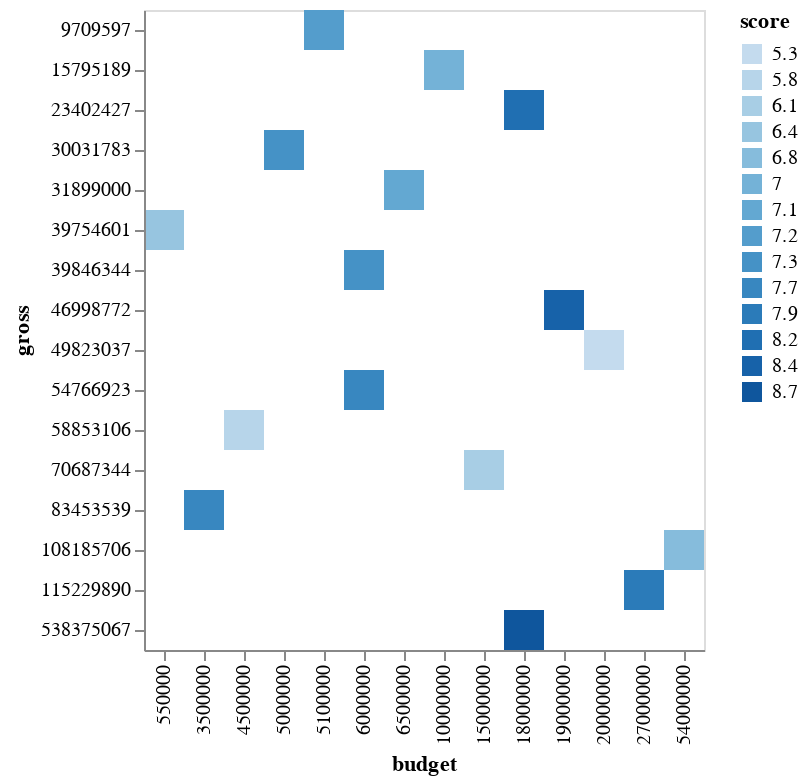

Source (notebook cell):
### Code cell
#D. A binned scatter plot or heat map that shows the three dimensions of information: 
#x-position: ordinal
#y-position: ordinal
#color: bin density 
alt.Chart(small).mark_rect().encode(
    x='budget:O',
    y='gross:O',
    color='score:O'
)

### Figure 1 — Vega-Lite specification as saved in the notebook (floating-point values rounded to 4 significant figures)
{"config": {"view": {"continuousWidth": 400, "continuousHeight": 300}}, "data": {"name": "data-7027655b5aaae4ff6529b879191db2af"}, "mark": "rect", "encoding": {"color": {"field": "score", "type": "ordinal"}, "x": {"field": "budget", "type": "ordinal"}, "y": {"field": "gross", "type": "ordinal"}}, "$schema": "https://vega.github.io/schema/vega-lite/v4.17.0.json", "datasets": {"data-7027655b5aaae4ff6529b879191db2af": [{"name": "The Shining", "rating": "R", "genre": "Drama", "year": 1980, "released": "June 13, 1980 (United States)", "score": 8.4, "votes": 927000.0, "director": "Stanley Kubrick", "writer": "Stephen King", "star": "Jack Nicholson", "country": "United Kingdom", "budget": 19000000.0, "gross": 47000000.0, "company": "Warner Bros.", "runtime": 146.0}, {"name": "The Blue Lagoon", "rating": "R", "genre": "Adventure", "year": 1980, "released": "July 2, 1980 (United States)", "score": 5.8, "votes": 65000.0, "director": "Randal Kleiser", "writer": "Henry De Vere Stacpoole", "star": "Brooke Shields", "country": "United States", "budget": 4500000.0, "gross": 58850000.0, "company": "Columbia Pictures", "runtime": 104.0}, {"name": "Star Wars: Episode V - The Empire Strikes Back", "rating": "PG", "genre": "Action", "year": 1980, "released": "June 20, 1980 (United States)", "score": 8.7, "votes": 1200000.0, "director": "Irvin Kershner", "writer": "Leigh Brackett", "star": "Mark Hamill", "country": "United States", "budget": 18000000.0, "gross": 538400000.0, "company": "Lucasfilm", "runtime": 124.0}, {"name": "Airplane!", "rating": "PG", "genre": "Comedy", "year": 1980, "released": "July 2, 1980 (United States)", "score": 7.7, "votes": 221000.0, "director": "Jim Abrahams", "writer": "Jim Abrahams", "star": "Robert Hays", "country": "United States", "budget": 3500000.0, "gross": 83450000.0, "company": "Paramount Pictures", "runtime": 88.0}, {"name": "Caddyshack", "rating": "R", "genre": "Comedy", "year": 1980, "released": "July 25, 1980 (United States)", "score": 7.3, "votes": 108000.0, "director": "Harold Ramis", "writer": "Brian Doyle-Murray", "star": "Chevy Chase", "country": "United States", "budget": 6000000.0, "gross": 39850000.0, "company": "Orion Pictures", "runtime": 98.0}, {"name": "Friday the 13th", "rating": "R", "genre": "Horror", "year": 1980, "released": "May 9, 1980 (United States)", "score": 6.4, "votes": 123000.0, "director": "Sean S. Cunningham", "writer": "Victor Miller", "star": "Betsy Palmer", "country": "United States", "budget": 550000.0, "gross": 39750000.0, "company": "Paramount Pictures", "runtime": 95.0}, {"name": "The Blues Brothers", "rating": "R", "genre": "Action", "year": 1980, "released": "June 20, 1980 (United States)", "score": 7.9, "votes": 188000.0, "director": "John Landis", "writer": "Dan Aykroyd", "star": "John Belushi", "country": "United States", "budget": 27000000.0, "gross": 115200000.0, "company": "Universal Pictures", "runtime": 133.0}, {"name": "Raging Bull", "rating": "R", "genre": "Biography", "year": 1980, "released": "December 19, 1980 (United States)", "score": 8.2, "votes": 330000.0, "director": "Martin Scorsese", "writer": "Jake LaMotta", "star": "Robert De Niro", "country": "United States", "budget": 18000000.0, "gross": 23400000.0, "company": "Chartoff-Winkler Productions", "runtime": 129.0}, {"name": "Superman II", "rating": "PG", "genre": "Action", "year": 1980, "released": "June 19, 1981 (United States)", "score": 6.8, "votes": 101000.0, "director": "Richard Lester", "writer": "Jerry Siegel", "star": "Gene Hackman", "country": "United States", "budget": 54000000.0, "gross": 108200000.0, "company": "Dovemead Films", "runtime": 127.0}, {"name": "The Long Riders", "rating": "R", "genre": "Biography", "year": 1980, "released": "May 16, 1980 (United States)", "score": 7.0, "votes": 10000.0, "director": "Walter Hill", "writer": "Bill Bryden", "star": "David Carradine", "country": "United States", "budget": 10000000.0, "gross": 15800000.0, "company": "United Artists", "runtime": 100.0}, {"name": "Any Which Way You Can", "rating": "PG", "genre": "Action", "year": 1980, "released": "December 17, 1980 (United States)", "score": 6.1, "votes": 18000.0, "director": "Buddy Van Horn", "writer": "Stanford Sherman", "star": "Clint Eastwood", "country": "United States", "budget": 15000000.0, "gross": 70690000.0, "company": "The Malpaso Company", "runtime": 116.0}, {"name": "The Gods Must Be Crazy", "rating": "PG", "genre": "Adventure", "year": 1980, "released": "October 26, 1984 (United States)", "score": 7.3, "votes": 54000.0, "director": "Jamie Uys", "writer": "Jamie Uys", "star": "N!xau", "country": "South Africa", "budget": 5000000.0, "gross": 30030000.0, "company": "C.A.T. Films", "runtime": 109.0}, {"name": "Popeye", "rating": "PG", "genre": "Adventure", "year": 1980, "released": "December 12, 1980 (United States)", "score": 5.3, "votes": 30000.0, "director": "Robert Altman", "writer": "Jules Feiffer", "star": "Robin Williams", "country": "United States", "budget": 20000000.0, "gross": 49820000.0, "company": "Paramount Pictures", "runtime": 114.0}, {"name": "Ordinary People", "rating": "R", "genre": "Drama", "year": 1980, "released": "September 19, 1980 (United States)", "score": 7.7, "votes": 49000.0, "director": "Robert Redford", "writer": "Judith Guest", "star": "Donald Sutherland", "country": "United States", "budget": 6000000.0, "gross": 54770000.0, "company": "Paramount Pictures", "runtime": 124.0}, {"name": "Dressed to Kill", "rating": "R", "genre": "Crime", "year": 1980, "released": "July 25, 1980 (United States)", "score": 7.1, "votes": 37000.0, "director": "Brian De Palma", "writer": "Brian De Palma", "star": "Michael Caine", "country": "United States", "budget": 6500000.0, "gross": 31900000.0, "company": "Filmways Pictures", "runtime": 104.0}, {"name": "Somewhere in Time", "rating": "PG", "genre": "Drama", "year": 1980, "released": "October 3, 1980 (United States)", "score": 7.2, "votes": 27000.0, "director": "Jeannot Szwarc", "writer": "Richard Matheson", "star": "Christopher Reeve", "country": "United States", "budget": 5100000.0, "gross": 9710000.0, "company": "Rastar Pictures", "runtime": 103.0}]}}
